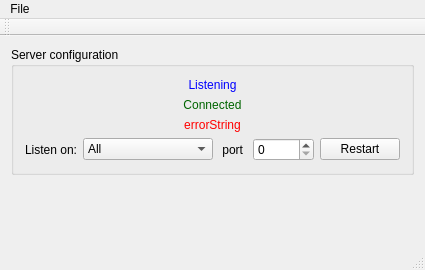
<?xml version="1.0" encoding="UTF-8"?>
<ui version="4.0">
 <class>MainWindow</class>
 <widget class="QMainWindow" name="MainWindow">
  <property name="geometry">
   <rect>
    <x>0</x>
    <y>0</y>
    <width>425</width>
    <height>270</height>
   </rect>
  </property>
  <property name="windowTitle">
   <string>RemoteRcUnitServer</string>
  </property>
  <widget class="QWidget" name="centralWidget">
   <layout class="QVBoxLayout" name="verticalLayout">
    <item>
     <widget class="QGroupBox" name="groupBox">
      <property name="title">
       <string>Server configuration</string>
      </property>
      <layout class="QVBoxLayout" name="verticalLayout_2">
       <item>
        <widget class="QLabel" name="statusListen">
         <property name="styleSheet">
          <string notr="true">color:blue;</string>
         </property>
         <property name="text">
          <string>Listening</string>
         </property>
         <property name="alignment">
          <set>Qt::AlignCenter</set>
         </property>
        </widget>
       </item>
       <item>
        <widget class="QLabel" name="statusConnected">
         <property name="styleSheet">
          <string notr="true">color: darkgreen;</string>
         </property>
         <property name="text">
          <string>Connected</string>
         </property>
         <property name="alignment">
          <set>Qt::AlignCenter</set>
         </property>
        </widget>
       </item>
       <item>
        <widget class="QLabel" name="errorString">
         <property name="palette">
          <palette>
           <active>
            <colorrole role="WindowText">
             <brush brushstyle="SolidPattern">
              <color alpha="255">
               <red>255</red>
               <green>0</green>
               <blue>0</blue>
              </color>
             </brush>
            </colorrole>
            <colorrole role="Text">
             <brush brushstyle="SolidPattern">
              <color alpha="255">
               <red>255</red>
               <green>0</green>
               <blue>0</blue>
              </color>
             </brush>
            </colorrole>
           </active>
           <inactive>
            <colorrole role="WindowText">
             <brush brushstyle="SolidPattern">
              <color alpha="255">
               <red>255</red>
               <green>0</green>
               <blue>0</blue>
              </color>
             </brush>
            </colorrole>
            <colorrole role="Text">
             <brush brushstyle="SolidPattern">
              <color alpha="255">
               <red>255</red>
               <green>0</green>
               <blue>0</blue>
              </color>
             </brush>
            </colorrole>
           </inactive>
           <disabled>
            <colorrole role="WindowText">
             <brush brushstyle="SolidPattern">
              <color alpha="255">
               <red>120</red>
               <green>120</green>
               <blue>120</blue>
              </color>
             </brush>
            </colorrole>
            <colorrole role="Text">
             <brush brushstyle="SolidPattern">
              <color alpha="255">
               <red>120</red>
               <green>120</green>
               <blue>120</blue>
              </color>
             </brush>
            </colorrole>
           </disabled>
          </palette>
         </property>
         <property name="text">
          <string>errorString</string>
         </property>
         <property name="alignment">
          <set>Qt::AlignCenter</set>
         </property>
        </widget>
       </item>
       <item>
        <layout class="QHBoxLayout" name="horizontalLayout_2">
         <item>
          <widget class="QLabel" name="label">
           <property name="sizePolicy">
            <sizepolicy hsizetype="Preferred" vsizetype="Preferred">
             <horstretch>0</horstretch>
             <verstretch>0</verstretch>
            </sizepolicy>
           </property>
           <property name="text">
            <string>Listen on:</string>
           </property>
          </widget>
         </item>
         <item>
          <widget class="QComboBox" name="host">
           <property name="sizePolicy">
            <sizepolicy hsizetype="Expanding" vsizetype="Fixed">
             <horstretch>0</horstretch>
             <verstretch>0</verstretch>
            </sizepolicy>
           </property>
           <item>
            <property name="text">
             <string>All</string>
            </property>
           </item>
          </widget>
         </item>
         <item>
          <widget class="QLabel" name="label_2">
           <property name="text">
            <string> port </string>
           </property>
          </widget>
         </item>
         <item>
          <widget class="QSpinBox" name="port">
           <property name="maximum">
            <number>65535</number>
           </property>
          </widget>
         </item>
         <item>
          <widget class="QPushButton" name="restart">
           <property name="text">
            <string>Restart</string>
           </property>
          </widget>
         </item>
        </layout>
       </item>
      </layout>
     </widget>
    </item>
    <item>
     <spacer name="verticalSpacer">
      <property name="orientation">
       <enum>Qt::Vertical</enum>
      </property>
      <property name="sizeHint" stdset="0">
       <size>
        <width>20</width>
        <height>40</height>
       </size>
      </property>
     </spacer>
    </item>
   </layout>
  </widget>
  <widget class="QMenuBar" name="menuBar">
   <property name="geometry">
    <rect>
     <x>0</x>
     <y>0</y>
     <width>425</width>
     <height>26</height>
    </rect>
   </property>
   <widget class="QMenu" name="menuFile">
    <property name="title">
     <string>File</string>
    </property>
    <addaction name="actionLoadProject"/>
   </widget>
   <addaction name="menuFile"/>
  </widget>
  <widget class="QToolBar" name="mainToolBar">
   <attribute name="toolBarArea">
    <enum>TopToolBarArea</enum>
   </attribute>
   <attribute name="toolBarBreak">
    <bool>false</bool>
   </attribute>
  </widget>
  <widget class="QStatusBar" name="statusBar"/>
  <action name="actionLoadProject">
   <property name="text">
    <string>Load Project</string>
   </property>
  </action>
 </widget>
 <layoutdefault spacing="6" margin="11"/>
 <resources/>
 <connections/>
</ui>
